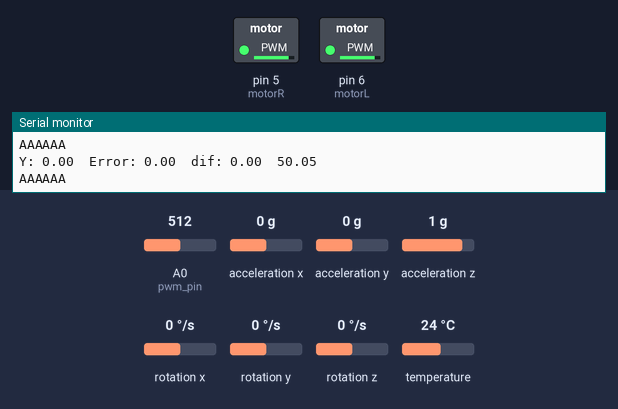
Bench run of a sketch on a simulated Arduino Uno, built with avr-gcc and run on an emulated ATmega328P. On the bench: switched loads named in the sketch (green lamp = pin HIGH), the last lines printed to the serial monitor. The inputs (shaded band) are chosen by the test bench; at power-on: acceleration y 0 g, A0 (pwm_pin) = 512, acceleration x 0 g, acceleration z 1 g, rotation x 0 °/s, rotation y 0 °/s, rotation z 0 °/s, temperature 24 °C.

Above: at 3.3 s.
3.4 s: acceleration y set to -1.4 g
At 4.6 s:
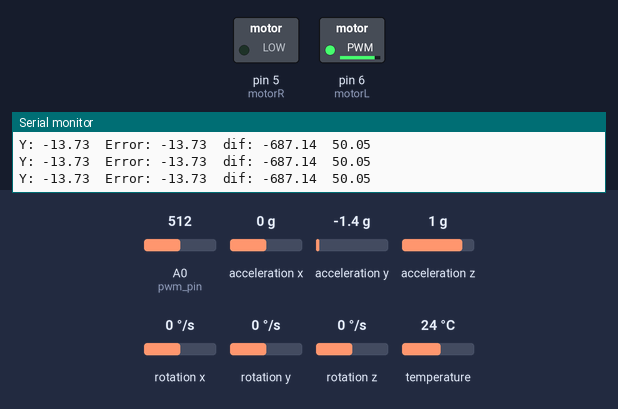
4.9 s: A0 (pwm_pin) set to 177
6.4 s: A0 (pwm_pin) set to 151
At 7.6 s:
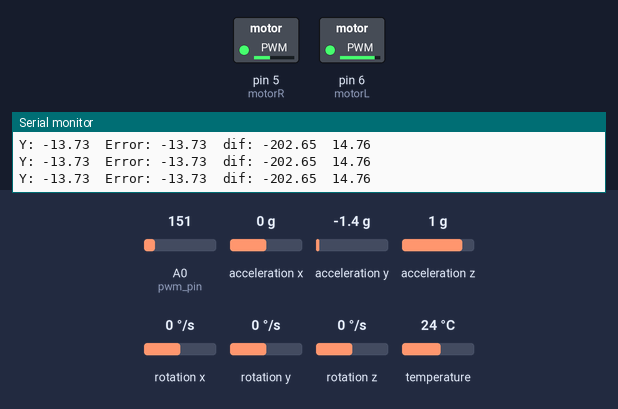
7.9 s: acceleration y set to -0.2 g
9.4 s: acceleration y set to 0.1 g
At 10.7 s:
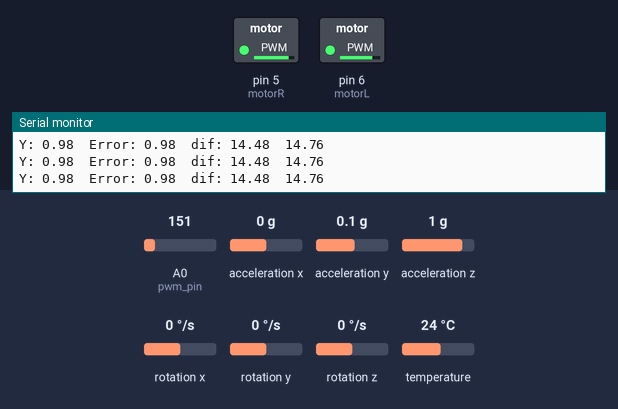
11.0 s: A0 (pwm_pin) set to 306
At 11.4 s:
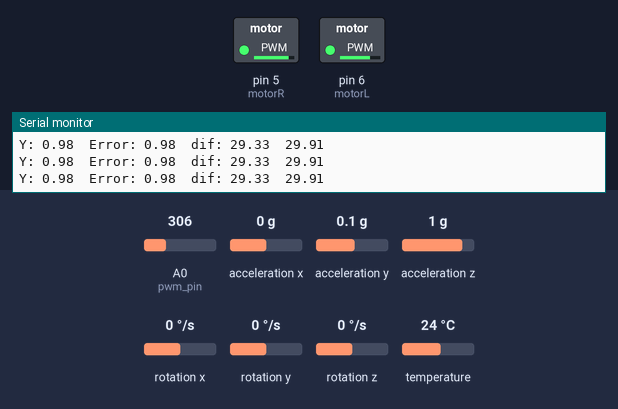
Timing chart, 0 to 13.5 s (numbered marks = the images above; inputs shaded):
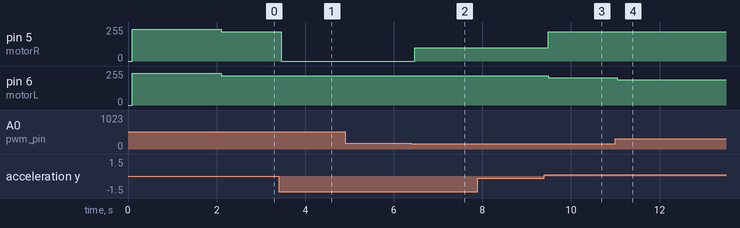

Measured:
- the behaviour switches between 164 and 163 on A0 (pwm_pin) (found by bisection; images 1 and 2)
- the behaviour switches between -0.1 and 0 g on acceleration y (found by bisection; images 2 and 3)
- after the input at 3.4 s, pin 5 (motorR): 220/255 → 0/255 after 0.05 s
- after the input at 6.4 s, pin 5 (motorR): 0/255 → 100/255 after 0.07 s
- after the input at 9.4 s, pin 5 (motorR): 100/255 → 220/255 after 0.08 s; pin 6 (motorL): 220/255 → 204/255 after 0.08 s, → 205/255 0.10 s later
- after the input at 11.0 s, pin 6 (motorL): 205/255 → 190/255 at once

The sketch:

Drone.ino
```cpp
#include <Adafruit_MPU6050.h>
#include <Adafruit_Sensor.h>
#include <Wire.h>

#define speed 220
#define motorL 6
#define motorR 5
#define pwm_pin A0

Adafruit_MPU6050 mpu;

float P, I, D, Error, Last_error, dif, Position;

void setup(void) {
  Serial.begin(115200);
  while (!Serial) delay(10);

  Serial.println("Adafruit MPU6050 test!");

  if (!mpu.begin()) {
    Serial.println("Failed to find MPU6050 chip");
    while (1) {
      delay(10);
    }
  }
  Serial.println("MPU6050 Found!");

  mpu.setAccelerometerRange(MPU6050_RANGE_8_G);
  mpu.setGyroRange(MPU6050_RANGE_500_DEG);
  mpu.setFilterBandwidth(MPU6050_BAND_21_HZ);

  delay(100);
  Last_error = 0;
  analogWrite(5, 240);
  analogWrite(6, 240);
  delay(2000);
  analogWrite(5, 0);
  analogWrite(6, 0);
}

void loop() {

  /* Get new sensor events with the readings */
  sensors_event_t a, g, temp;
  mpu.getEvent(&a, &g, &temp);

  float kp = mapfloat(analogRead(pwm_pin), 0, 1023, 0.00, 100.00);

  Position = a.acceleration.y;
  Error = Position - 0;
  P = Error;
  D = Error - Last_error;
  dif = (P*kp) + (D*0.2);
  Last_error = Error;

  /* Print out the values acceleration*/
  Serial.print("Y: ");
  Serial.print(String(a.acceleration.y) + "\t");
  Serial.print("Error: " + String(Error) + "\t");
  Serial.print("dif: " + String(dif) + "\t");
  /* Print out the values Kp*/
  Serial.println(kp);
  if (dif > speed) {
    analogWrite(motorR, speed);
    analogWrite(motorL, 0);
  }
  else if (dif < -speed) {
    analogWrite(motorR, 0);
    analogWrite(motorL, speed);
  }
  else if (dif > 0) {
    analogWrite(motorR, speed);
    analogWrite(motorL, speed-dif);
  }
  else if (dif < 0) {
    analogWrite(motorR, 100);
    analogWrite(motorL, speed);
  }
  else {
    analogWrite(motorR, speed);
    analogWrite(motorL, speed);
    Serial.println("AAAAAA");
  }
  delay(100);


}

float mapfloat(float x, float in_min, float in_max, float out_min, float out_max)
{
  return (x - in_min) * (out_max - out_min) / (in_max - in_min) + out_min;
}
```
